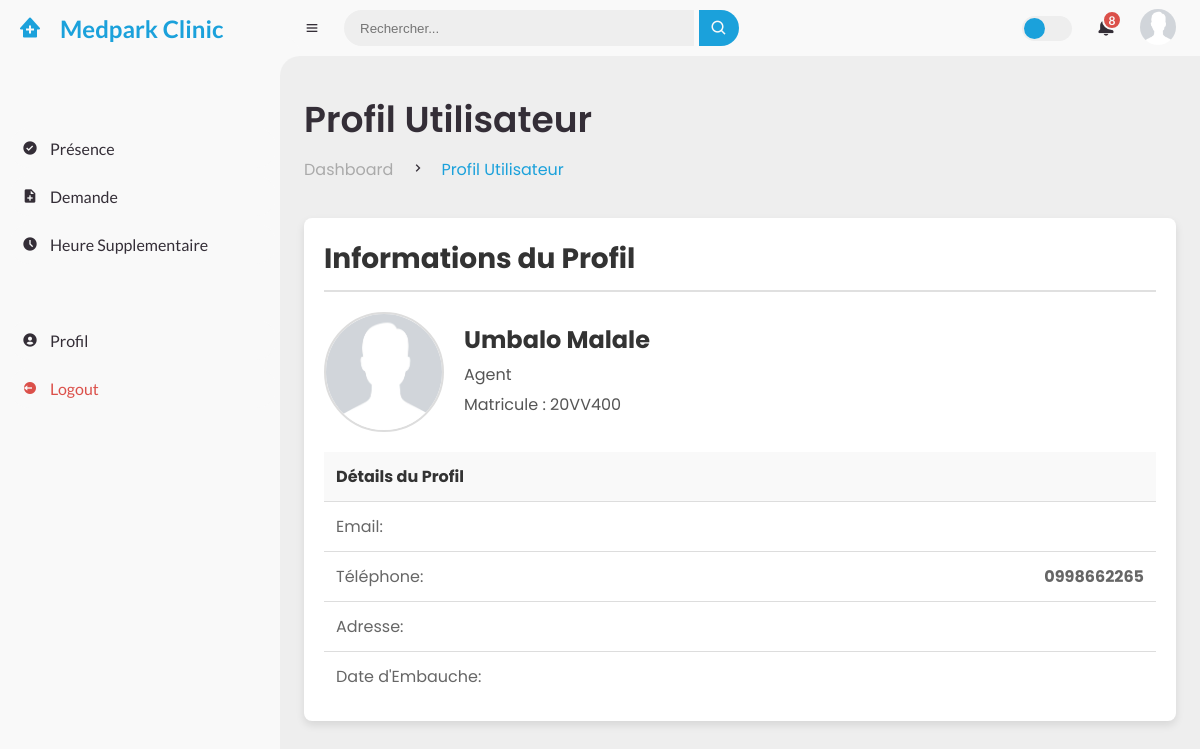
Before: /profil/ (signed in) with the older database file.
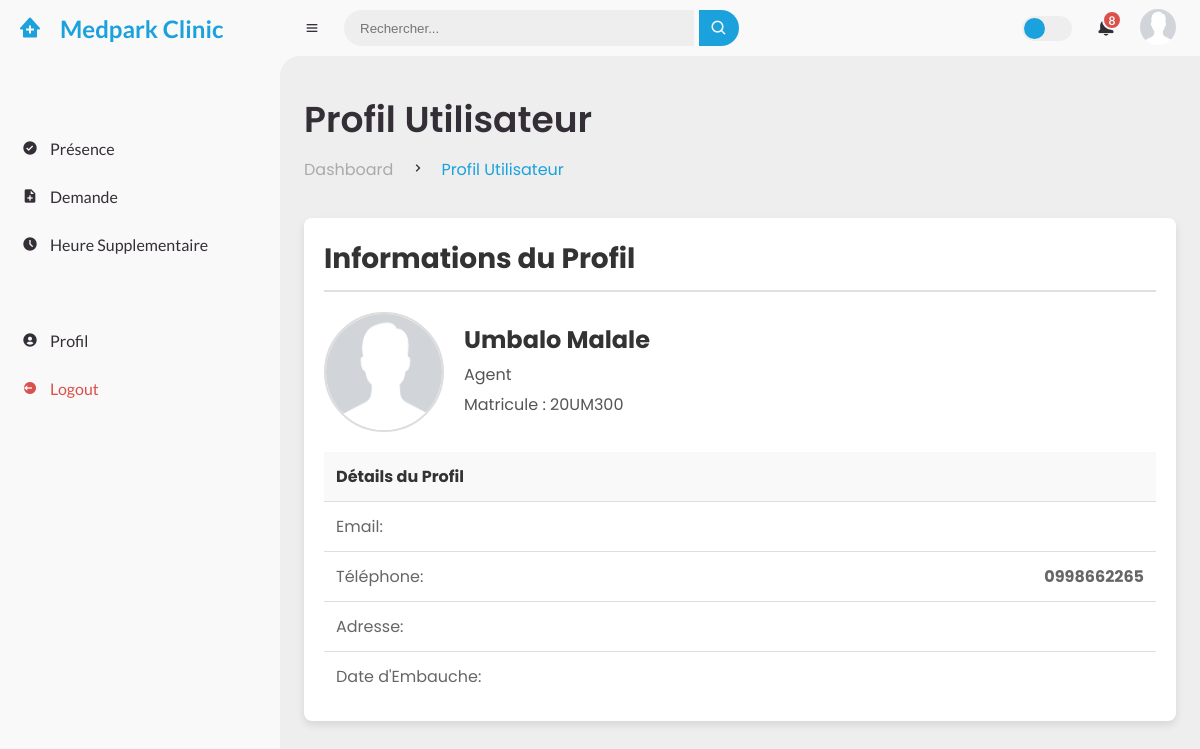
After: the same page with the newer database file.
### authentication/models.py (models this page shows, shortened)
class Utilisateur(AbstractUser):
    MANAGER = 'Manager'
    ADMINISTRATEUR_IT = 'Administrateur IT'
    GESTIONNAIRE_PAIE = 'Gestionnaire Paie'
    AGENT = 'Agent'
    ROLE_CHOICES = (
        (MANAGER, 'Manager'),
        (ADMINISTRATEUR_IT, 'Administrateur IT'),
        (GESTIONNAIRE_PAIE, 'Gestionnaire Paie'),
        (AGENT, 'Agent'),
    )
    profile_photo = models.ImageField(verbose_name='Photo de profil', upload_to='profile_photos/', null=True,
                                      blank=True)
    genre = models.CharField(max_length=10, choices=[('M', 'Masculin'), ('F', 'Féminin')])
    telephone = models.CharField(max_length=15, validators=[
        RegexValidator(
            regex=r'^\+?1?\d{9,15}$',
            message="Le numéro de téléphone doit être entré au format: '+999999999'. Jusqu'à 15 chiffres autorisés."
        )
    ])
    role = models.CharField(max_length=30, choices=ROLE_CHOICES, verbose_name='Rôle')
    rfid_number = models.CharField(max_length=50, verbose_name='Numéro RFID', unique=True, null=True, blank=True)
    matricule = models.CharField(max_length=50, verbose_name='Matricule', unique=True, null=True, blank=True)
    poste = models.CharField(max_length=100, verbose_name='Poste', null=True, blank=True)
    departement = models.CharField(max_length=100, verbose_name='Département', null=True, blank=True)
    date_entree = models.DateField(verbose_name="Date d'entrée", null=True, blank=True)

### authentication/views.py (the view)
# urls.py: path('profil/', views.profil, name='profil'),
@login_required
def profil(request):
    user = request.user  # Récupérer l'utilisateur connecté
    context = {
        'user': user  # Passez l'utilisateur au contexte
    }
    return render(request, 'authentication/profil.html', context)

### authentication/templates/authentication/profil.html (shortened to what this page needs)
{% extends 'base.html' %}
{% load static %}
{% block head_h1 %} Profil Utilisateur {% endblock head_h1 %}
{% block lien_head %} <a class="active" href="#">Profil Utilisateur</a> {% endblock %}
{% block content %}
    <div class="main-content">
        <div class="profile-container">
            <h3>Informations du Profil</h3>
            <div class="profile-header">
                <img src="{% if user.profile_photo %}{{ user.profile_photo.url }}{% else %}{% static 'personnel/assets/images/profil_defaut.png' %}{% endif %}" alt="Photo de Profil"
                     class="profile-pic">
                <div class="profile-info">
                    <h4>{{ user.get_full_name }}</h4>
                    <p>{{ user.role }}</p>
                    <p>Matricule : {{ user.matricule|default_if_none:'Aucun' }}</p>
                </div>
            </div>
            <table class="profile-details">
                <thead>
                <tr>
                    <th colspan="2">Détails du Profil</th>
                </tr>
                </thead>
                <tbody>
                <tr>
                    <td>Email:</td>
                    <td>{{ user.email }}</td>
                </tr>
                <tr>
                    <td>Téléphone:</td>
                    <td>{{ user.telephone }}</td>
                </tr>
                <tr>
                    <td>Adresse:</td>
                    <td>{{ user.adresse }}</td>
                </tr>
                <tr>
                    <td>Date d'Embauche:</td>
                    <td>{{ user.date_entree|date:"d-m-Y" }}</td>
                </tr>
                </tbody>
            </table>
        </div>
    </div>
{% endblock content %}

Changed rows visible on the page:
changed Utilisateur "Umbalo Malale": matricule "20VV400" → "20UM300"
